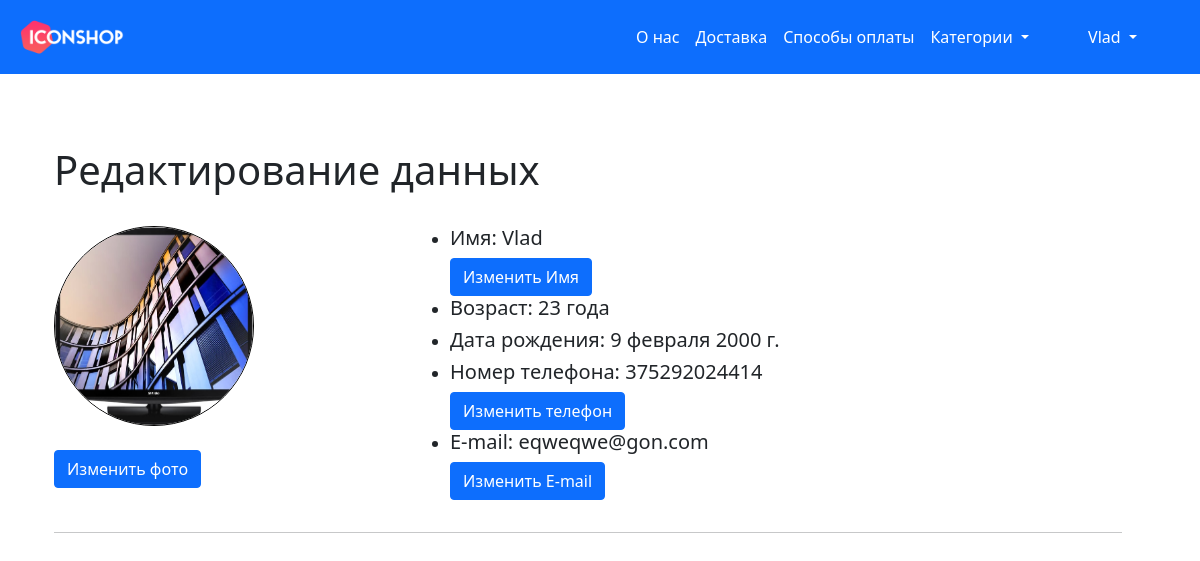
Page /profil_settings/ (signed in) on the earlier database version.
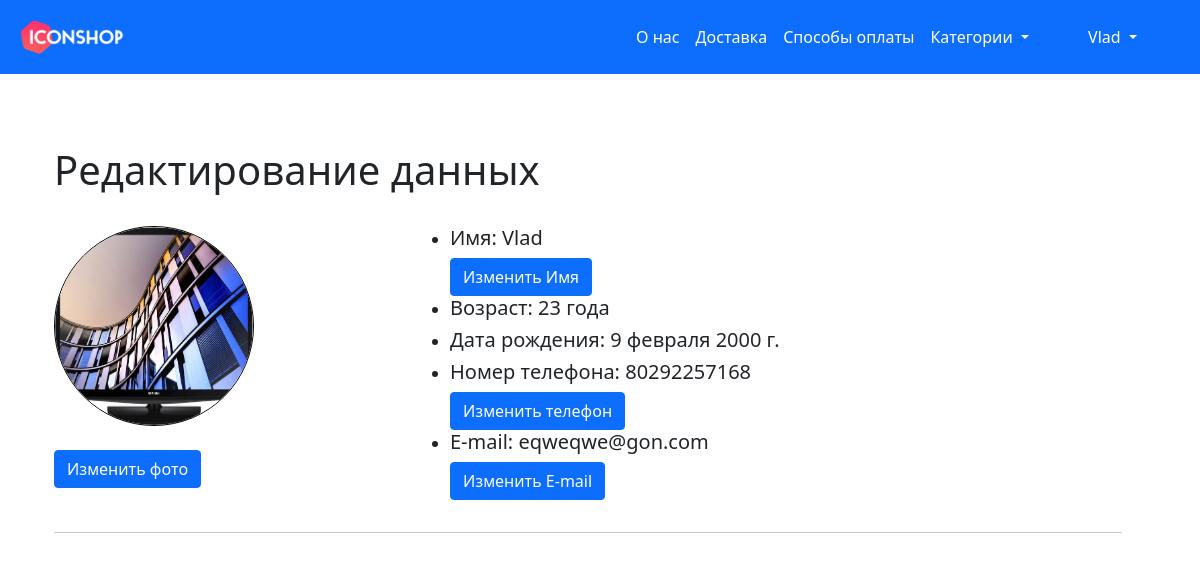
Same page on the later database version.
### profil/models.py (models this page shows, shortened)
class Profile(models.Model):
    user = models.OneToOneField(User, on_delete=models.PROTECT, null= True, db_index = True, verbose_name= 'Пользователь')
    photo = models.ImageField(upload_to="user_photos/", verbose_name= 'Фото', null=True)
    birth_date = models.DateField(auto_now=False, null=True, blank=True, verbose_name= 'День рожденья')
    number_phon = models.CharField(max_length=12, null= True, verbose_name= 'Номер телефона')
    def age(self):
        current_datetime = datetime.now()
        return current_datetime.year - self.birth_date.year
    class Meta:
        verbose_name = 'Профиль'
        verbose_name_plural = 'Профиль'

### profil/views.py (the view, shortened to what this page needs)
# urls.py: path('profil_settings/', SettingsProfil.as_view(), name='profil_settings'),
class SettingsProfil(DataMixin, View):
    def get_context_data(self, **kwargs):
        context = self.get_user_context(title='Редактирование данных') # Плюс передаем в kwargs(в наш контекст) -> title
        return context
    def get(self, request):
        queryset = Profile.objects.get(user_id=request.user.pk)
        context = self.get_context_data()
        context["profil"] = queryset
        return render(request, "profil/profile_settings.htm", context=context)

### shop/models.py (called while the page is built)
    def get_absolute_url(self):
        return reverse('category', kwargs={'category_slug': self.slug})

### shop/utils.py (called while the page is built)
    def get_user_context(self, **kwargs):
        context = kwargs
        category = Category.objects.all()
        try:
            self.request.session['total_price'] = float(Product.objects.filter(available=True, slug__in=self.request.session.get('cart')).aggregate(Sum('price'))['price__sum'])
        except:
            self.request.session['total_price'] = str('0,00')
        if self.request.user.is_authenticated:
            context['menu'] = menu[:3]
        else:
            context['menu'] = menu
        context['category'] = category
        return context

### template/profil/profile_settings.htm (shortened to what this page needs)
{% extends 'shop/base.htm' %}
{% load static %}
{% block content %}
<br>
<div class="container">
  <div class="row justify-content-md-center input-group flex-nowrap ">
      <div class="col col-12">
        <h1>{{ title }}</h1><br>
      <div class="row">
        <div class="col col-4">
          {% if profil.photo %}
            <img src="{{profil.photo.url}}" class="round" alt="..." width="200px" height="200px"><br><br>
          {% else %}
            <img src="/media/user_photos/default_photo.png" class="round" alt="..." width="200px" height="200px"><br><br>
          {% endif %}
          <button type="button" class="btn btn-primary" data-bs-toggle="modal" data-bs-target="#updata_photo">Изменить фото</button>
        </div>
        <div class="col col-8">
          <ul>
            {% if user.first_name %}
            <li><h5>Имя: {{ user.first_name }}</h5><button type="button" class="btn btn-primary" data-bs-toggle="modal" data-bs-target="#updata_user_name">Изменить Имя</button></li>
            {% else %}
            <li><h5><button type="button" class="btn btn-primary" data-bs-toggle="modal" data-bs-target="#updata_user_name">Добавить Имя</button></h5></li>
            {% endif %}
            {% if profil.birth_date %}
              <li><h5>Возраст: {{ profil.age }} года</h5></li>
            {% endif %}
            {% if profil.birth_date %}
            <li><h5>Дата рождения: {{ profil.birth_date }}</h5></li>
            {% else %}
            <li><h5><button type="button" class="btn btn-primary" data-bs-toggle="modal" data-bs-target="#updata_birth_date">Добавить дату рождения</button></h5></li>
            {% endif %}
            {% if profil.number_phon %}
            <li><h5>Номер телефона: {{ profil.number_phon }}</h5><button type="button" class="btn btn-primary" data-bs-toggle="modal" data-bs-target="#updata_number_phone">Изменить телефон</button></li>
            {% else %}
            <li><h5><button type="button" class="btn btn-primary" data-bs-toggle="modal" data-bs-target="#updata_number_phone">Укажите ваш телефон</button></h5></li>
            {% endif %}
            <li><h5>E-mail: {{ user.email }}</h5><button type="button" class="btn btn-primary" data-bs-toggle="modal" data-bs-target="#updata_email">Изменить E-mail</button></li>
          </ul>
        </div>
      </div>
        <hr>
    </div>
  </div>
{% endblock content %}

### template/shop/base.htm (shortened to what this page needs)
{% load static %}
<!doctype html>
<html lang="ru">
  <head>
    <link href="https://cdn.jsdelivr.net/npm/bootstrap@5.0.2/dist/css/bootstrap.min.css" rel="stylesheet">
    <link type="text/css" href="{% static 'css/main.css' %}" rel="stylesheet"/>
  </head>
  <body>
{% block mainmenu %}
  <nav class="navbar navbar-expand-lg navbar-dark bg-primary sticky-top">
    <div class="container-fluid">
      <a class="navbar-brand" href="{% url 'home' %}">
      <img src="{% static 'image/logo.png' %}" width="20%" height="20%">
    </a>
      <div class="collapse navbar-collapse" id="navbarSupportedContent">
        <ul class="navbar-nav me-auto mb-2 mb-lg-0">
          {% for m in menu %}
            <li class="nav-item"><a class="nav-link active" aria-current="page" href="{% url m.url_name %}">{{m.title}}</a></li>
          {% endfor %}
          <li class="nav-item dropdown">
            <a class="nav-link dropdown-toggle active" href="#" id="navbarDropdown" role="button" data-bs-toggle="dropdown" aria-expanded="true">
              Категории
            </a>
          </li>
        </ul>
        {% if not request.user.is_authenticated %}
        <ul class="navbar-nav me-auto mb-2 mb-lg-0 justify-content-end">
          <li class="nav-item">
            <a class="nav-link active" aria-current="page" href="{% url 'login' %}">Вход</a>
          </li>
        </ul>
        {% else %}
        <ul class="navbar-nav me-auto mb-2 mb-lg-0 justify-content-end">
          <li class="nav-item dropdown">
            {% if user.first_name %}
            <a class="nav-link dropdown-toggle active" href="#" id="navbarDropdown" role="button" data-bs-toggle="dropdown" aria-expanded="true">
              {{ user.first_name }}
            </a>
            {% else %}
            <a class="nav-link dropdown-toggle active" href="#" id="navbarDropdown" role="button" data-bs-toggle="dropdown" aria-expanded="true">
              {{ user.profile }}
            </a>
            {% endif %}
          </li>
        </ul>
        {% endif %}
      </div>
    </div>
  </nav>
<br>
<br>
{% endblock mainmenu %}
<div class="container">
{% block content %}
{% endblock content %}
</div>
  </body>
</html>

### template/profil/profile_settings.htm (style rules this page uses)
.round { border-radius: 200px; border: 1px solid rgb(0, 0, 0); }

Differences in the rows shown:
changed Profile: number_phon "375292024414" → "80292257168"
